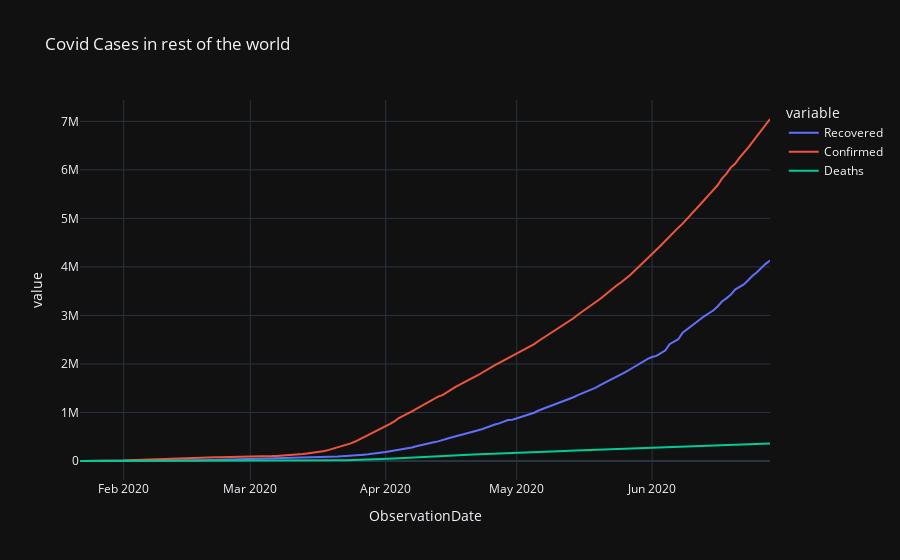

Notebook source saved alongside this figure:
### Markdown cell above
# Rest of the word

### Code cell
world_data = covid_data[~covid_data["Country/Region"].isin(["India","US"])].reset_index()
world_grouped_data = world_data.groupby("ObservationDate")['Recovered', 'Confirmed', 'Deaths'].sum().reset_index()
fig_world = px.line(world_grouped_data,x="ObservationDate",y=['Recovered', 'Confirmed', 'Deaths'],title="Covid Cases in rest of the world")
fig_world.show()

### Figure 1 — Plotly figure (JSON) as saved in the notebook; plotly's stock layout.template omitted (floating-point values rounded to 4 significant figures; data arrays with more than 128 entries replaced by an {"elided": "..."} marker saying what was removed)
{"data": [{"hovertemplate": "variable=Recovered<br>ObservationDate=%{x}<br>value=%{y}<extra></extra>", "legendgroup": "Recovered", "line": {"color": "#636efa", "dash": "solid"}, "mode": "lines", "name": "Recovered", "orientation": "v", "showlegend": true, "type": "scatter", "x": {"elided": "159 str values"}, "xaxis": "x", "y": {"elided": "159 int values"}, "yaxis": "y"}, {"hovertemplate": "variable=Confirmed<br>ObservationDate=%{x}<br>value=%{y}<extra></extra>", "legendgroup": "Confirmed", "line": {"color": "#EF553B", "dash": "solid"}, "mode": "lines", "name": "Confirmed", "orientation": "v", "showlegend": true, "type": "scatter", "x": {"elided": "159 str values"}, "xaxis": "x", "y": {"elided": "159 int values"}, "yaxis": "y"}, {"hovertemplate": "variable=Deaths<br>ObservationDate=%{x}<br>value=%{y}<extra></extra>", "legendgroup": "Deaths", "line": {"color": "#00cc96", "dash": "solid"}, "mode": "lines", "name": "Deaths", "orientation": "v", "showlegend": true, "type": "scatter", "x": {"elided": "159 str values"}, "xaxis": "x", "y": {"elided": "159 int values"}, "yaxis": "y"}], "layout": {"legend": {"title": {"text": "variable"}, "tracegroupgap": 0}, "title": {"text": "Covid Cases in rest of the world"}, "xaxis": {"anchor": "y", "domain": [0, 1], "title": {"text": "ObservationDate"}}, "yaxis": {"anchor": "x", "domain": [0, 1], "title": {"text": "value"}}}}
